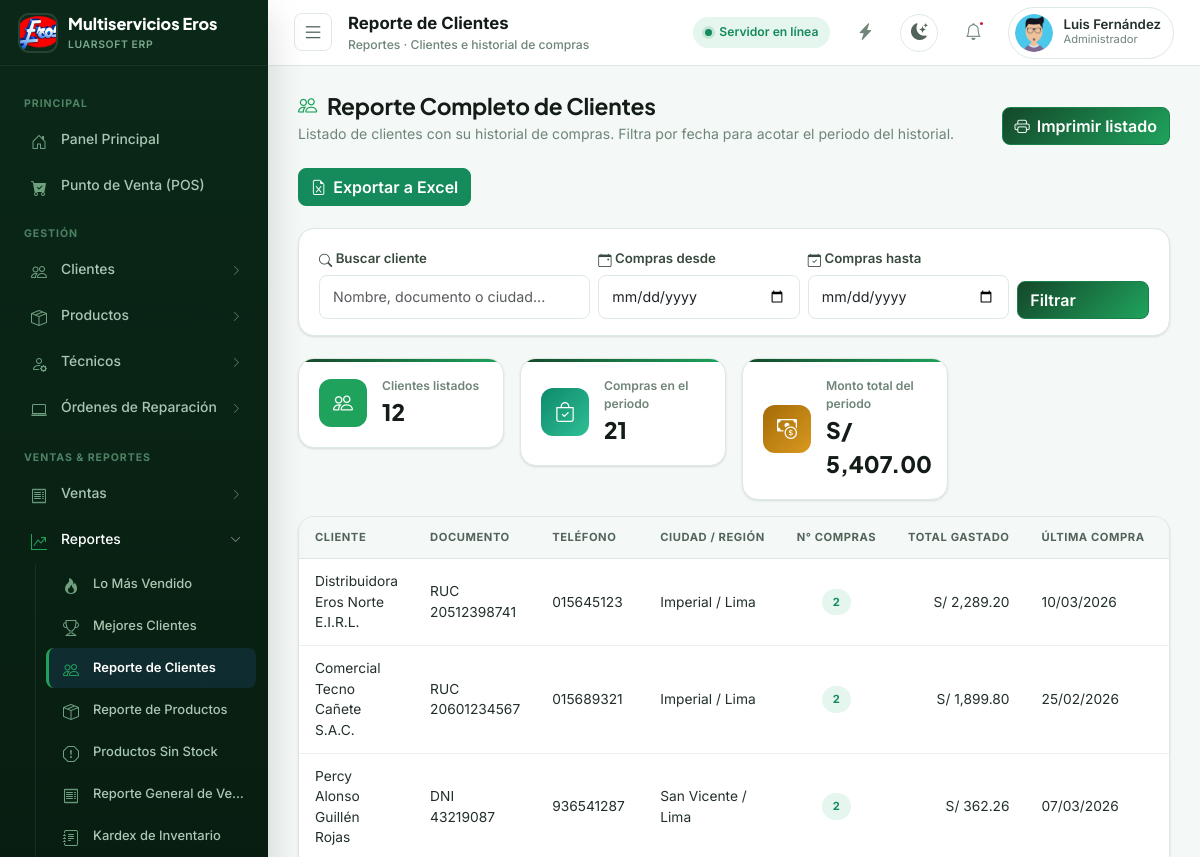
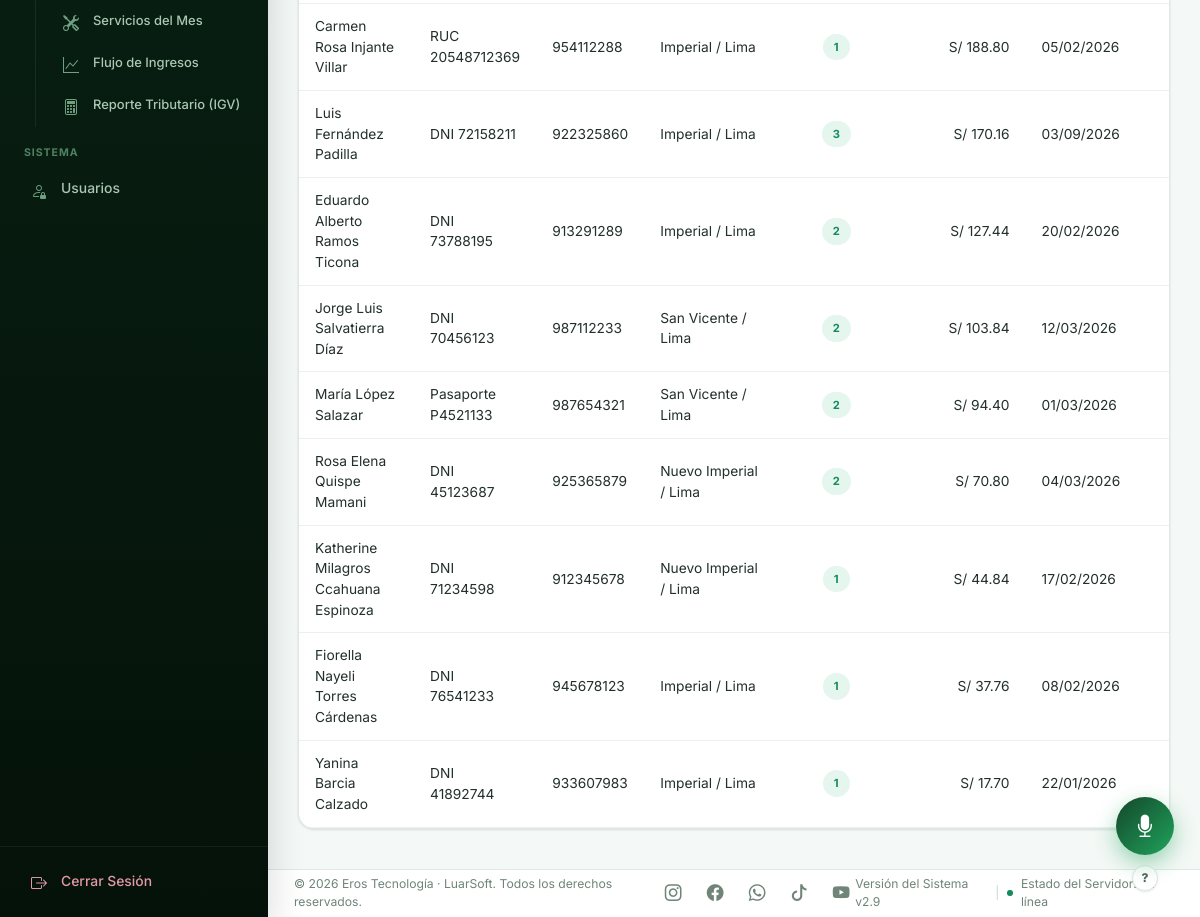
The app's page /modules/reportes/clientes.php (signed in) with its own data (2 pictures, top to bottom).
### tables this page shows
CREATE TABLE `usuarios` (
  `id_usuario` int(11) NOT NULL,
  `usuario` varchar(50) NOT NULL,
  `rol` varchar(20) NOT NULL DEFAULT 'Administrador',
  `permisos` text DEFAULT NULL,
  `foto` varchar(255) DEFAULT NULL,
  `contraseña` varchar(255) NOT NULL,
  `fecha_creacion` timestamp NOT NULL DEFAULT current_timestamp()
);

CREATE TABLE `clientes` (
  `id_cliente` int(11) NOT NULL,
  `nombre` varchar(100) NOT NULL,
  `telefono` varchar(20) DEFAULT NULL,
  `direccion` varchar(150) DEFAULT NULL,
  `email` varchar(100) DEFAULT NULL,
  `tipo_documento` varchar(20) DEFAULT NULL,
  `numero_documento` varchar(30) DEFAULT NULL,
  `ciudad` varchar(50) DEFAULT NULL,
  `region` varchar(50) DEFAULT NULL,
  `foto` varchar(255) DEFAULT NULL
);

### includes/funciones.php (called while the page is built, shortened)
<?php
function url(string $path = ''): string
{
    $base = rtrim(BASE_URL, '/');
    $path = ltrim($path, '/');
    $fullUrl = $base . '/' . $path;
    $slug = defined('TENANT_SLUG') ? TENANT_SLUG : ($_SESSION['tenant_slug'] ?? ($_SESSION['current_tenant_slug'] ?? 'eros'));
    return $fullUrl;
}
function h($valor): string
{
    return htmlspecialchars((string)($valor ?? ''), ENT_QUOTES, 'UTF-8');
}
function moneda($valor): string
{
    return 'S/ ' . number_format((float)$valor, 2);
}
function limpiar($valor): string
{
    return trim((string)($valor ?? ''));
}
function usuarioActual(): string
{
    return $_SESSION['usuario'] ?? 'Invitado';
}

### includes/permisos.php (called while the page is built, shortened)
<?php
function esAdministrador(): bool
{
    return ($_SESSION['rol'] ?? 'Administrador') === 'Administrador';
}
function tienePermiso(string $modulo): bool
{
    if (esAdministrador()) { return true; }
    $permisos = $_SESSION['permisos'] ?? [];
    return in_array($modulo, $permisos, true);
}

### modules/reportes/clientes.php (the view, shortened to what this page needs)
<?php
require_once __DIR__ . '/../../includes/funciones.php';
require_once __DIR__ . '/../../includes/auth.php';
$fecha_desde = limpiar($_GET['fecha_desde'] ?? '');
$fecha_hasta = limpiar($_GET['fecha_hasta'] ?? '');
$buscar = limpiar($_GET['buscar'] ?? '');
$onJoin = 'v.documento_cliente = c.numero_documento';
$whereBuscar = '';
$sql = "
    SELECT c.id_cliente, c.nombre, c.tipo_documento, c.numero_documento, c.telefono, c.ciudad, c.region,
           COUNT(v.id_venta) AS total_compras,
           COALESCE(SUM(v.total_venta), 0) AS total_gastado,
           MAX(v.fecha) AS ultima_compra
    FROM clientes c
    LEFT JOIN ventas v ON $onJoin
    $whereBuscar
    GROUP BY c.id_cliente
    ORDER BY total_gastado DESC, c.nombre ASC
";
$stmt = mysqli_prepare($conexion, $sql);
mysqli_stmt_execute($stmt);
$resultado = mysqli_stmt_get_result($stmt);
$filas = [];
$granTotalGastado = 0;
$granTotalCompras = 0;
while ($f = mysqli_fetch_assoc($resultado)) {
    $filas[] = $f;
    $granTotalGastado += (float)$f['total_gastado'];
    $granTotalCompras += (int)$f['total_compras'];
}
$page_title = 'Reporte de Clientes';
$page_subtitle = 'Reportes · Clientes e historial de compras';
include __DIR__ . '/../../includes/layout_top.php';
?>
<div class="page-heading d-flex justify-content-between align-items-center flex-wrap gap-2">
    <div>
        <h1><i class="bi bi-people"></i> Reporte Completo de Clientes</h1>
        <p>Listado de clientes con su historial de compras. Filtra por fecha para acotar el periodo del historial.</p>
    </div>
    <button onclick="window.print();" class="btn btn-primary no-print"><i class="bi bi-printer"></i> Imprimir listado</button>
    <a href="<?= url('modules/reportes/exportar.php?tipo=clientes&' . http_build_query(['buscar' => $buscar, 'fecha_desde' => $fecha_desde, 'fecha_hasta' => $fecha_hasta])) ?>" class="btn btn-success no-print"><i class="bi bi-file-earmark-excel"></i> Exportar a Excel</a>
</div>
<div class="search-toolbar no-print">
    <form method="GET" class="row g-2 align-items-end">
        <div class="col-md-4">
            <label><i class="bi bi-search"></i> Buscar cliente</label>
            <input type="text" name="buscar" class="form-control" placeholder="Nombre, documento o ciudad..." value="<?= h($buscar) ?>">
        </div>
        <div class="col-md-3">
            <label><i class="bi bi-calendar-event"></i> Compras desde</label>
            <input type="date" name="fecha_desde" class="form-control" value="<?= h($fecha_desde) ?>">
        </div>
        <div class="col-md-3">
            <label><i class="bi bi-calendar-check"></i> Compras hasta</label>
            <input type="date" name="fecha_hasta" class="form-control" value="<?= h($fecha_hasta) ?>">
        </div>
        <div class="col-md-2 d-flex gap-2">
            <button type="submit" class="btn btn-primary w-100">Filtrar</button>
        </div>
    </form>
</div>
<div class="row g-3 mb-3">
    <div class="col-6 col-md-3">
        <div class="kpi-card">
            <div class="kpi-icon bg-brand"><i class="bi bi-people"></i></div>
            <div><div class="kpi-label">Clientes listados</div><div class="kpi-value"><?= count($filas) ?></div></div>
        </div>
    </div>
    <div class="col-6 col-md-3">
        <div class="kpi-card">
            <div class="kpi-icon bg-success"><i class="bi bi-bag-check"></i></div>
            <div><div class="kpi-label">Compras en el periodo</div><div class="kpi-value"><?= $granTotalCompras ?></div></div>
        </div>
    </div>
    <div class="col-6 col-md-3">
        <div class="kpi-card">
            <div class="kpi-icon bg-warning"><i class="bi bi-cash-coin"></i></div>
            <div><div class="kpi-label">Monto total del periodo</div><div class="kpi-value"><?= moneda($granTotalGastado) ?></div></div>
        </div>
    </div>
</div>
<div class="table-erp-wrap">
    <div class="table-responsive">
        <table class="table table-hover align-middle mb-0">
            <thead>
                <tr>
                    <th>Cliente</th><th>Documento</th><th>Teléfono</th><th>Ciudad / Región</th>
                    <th class="text-center">N° Compras</th><th class="text-end">Total Gastado</th><th>Última Compra</th>
                    <th class="no-print text-center">Acciones</th>
                </tr>
            </thead>
            <tbody>
            <?php if (!empty($filas)): ?>
                <?php foreach ($filas as $f): ?>
                    <tr>
                        <td><?= h($f['nombre']) ?></td>
                        <td><?= h($f['tipo_documento']) ?> <?= h($f['numero_documento']) ?></td>
                        <td><?= h($f['telefono']) ?></td>
                        <td><?= h($f['ciudad']) ?> / <?= h($f['region']) ?></td>
                        <td class="text-center">
                            <span class="badge-status <?= $f['total_compras'] > 0 ? 'success' : 'neutral' ?>"><?= (int)$f['total_compras'] ?></span>
                        </td>
                        <td class="text-end"><?= moneda($f['total_gastado']) ?></td>
                        <td><?= $f['ultima_compra'] ? h(date('d/m/Y', strtotime($f['ultima_compra']))) : '—' ?></td>
                        <td class="no-print text-center">
                        </td>
                    </tr>
                <?php endforeach; ?>
            <?php else: ?>
                <tr><td colspan="8" class="text-center text-muted py-4">No se encontraron clientes con los filtros aplicados.</td></tr>
            <?php endif; ?>
            </tbody>
        </table>
    </div>
</div>
<?php include __DIR__ . '/../../includes/layout_bottom.php'; ?>

### includes/header.php (shortened to what this page needs)
<?php
$page_title = $page_title ?? 'LuarSoft';
$page_subtitle = $page_subtitle ?? '';
$nombre_usuario = usuarioActual();
$inicial_usuario = strtoupper(substr($nombre_usuario, 0, 1));
$rol_usuario = $_SESSION['rol'] ?? 'Administrador';
$foto_usuario = null;
if (!empty($_SESSION['id_usuario']) && isset($conexion)) {
    $stmtFotoTopbar = mysqli_prepare($conexion, "SELECT foto FROM usuarios WHERE id_usuario = ? LIMIT 1");
    mysqli_stmt_bind_param($stmtFotoTopbar, "i", $_SESSION['id_usuario']);
    mysqli_stmt_execute($stmtFotoTopbar);
    $foto_usuario = mysqli_stmt_get_result($stmtFotoTopbar)->fetch_assoc()['foto'] ?? null;
}
?>
<header class="topbar">
    <div class="topbar-left">
        <button class="topbar-toggle" id="toggleSidebar" type="button" title="Mostrar/ocultar menú"><i class="bi bi-list icon-lg"></i></button>
        <div>
            <div class="topbar-title"><?= h($page_title) ?></div>
            <?php if ($page_subtitle): ?>
                <div class="topbar-breadcrumb"><?= h($page_subtitle) ?></div>
            <?php endif; ?>
        </div>
    </div>
    <div class="topbar-right">
        <div class="status-pill">
            <span class="status-dot"></span> <span class="status-pill-text">Servidor en línea</span>
        </div>
        <?php if (tienePermiso('pos')): ?>
        <button class="icon-btn" title="Accesos rápidos: Punto de Venta" onclick="window.location.href='<?= url('modules/ventas/pos.php') ?>'"><i class="bi bi-lightning-charge-fill"></i></button>
        <?php endif; ?>
        <button class="theme-toggle-btn" id="themeToggleBtn" type="button" title="Cambiar a modo oscuro">
            <i class="bi bi-moon-stars-fill"></i>
        </button>
        <button class="icon-btn" title="Notificaciones">
            <i class="bi bi-bell"></i><span class="badge-dot"></span>
        </button>
        <div class="user-chip" title="Sesión de <?= h($nombre_usuario) ?>">
            <?php if (!empty($foto_usuario)): ?>
                <img class="user-avatar" src="<?= url('uploads/usuarios/' . $foto_usuario) ?>" alt="<?= h($nombre_usuario) ?>" style="object-fit:cover;">
            <?php else: ?>
                <div class="user-avatar"><?= h($inicial_usuario) ?></div>
            <?php endif; ?>
            <div>
                <div class="user-name"><?= h($nombre_usuario) ?></div>
                <div class="user-role"><?= h($rol_usuario) ?></div>
            </div>
        </div>
    </div>
</header>

### records on screen
usuarios: foto (picture)
clientes: nombre "Distribuidora Eros Norte E.I.R.L.", tipo_documento "RUC", numero_documento "20512398741", telefono "015645123", ciudad "Imperial", region "Lima", total_compras "2", total_gastado "S/ 2,289.20", ultima_compra "10/03/2026"
clientes: nombre "Comercial Tecno Cañete S.A.C.", tipo_documento "RUC", numero_documento "20601234567", telefono "015689321", ciudad "Imperial", region "Lima", total_compras "2", total_gastado "S/ 1,899.80", ultima_compra "25/02/2026"
clientes: nombre "Percy Alonso Guillén Rojas", tipo_documento "DNI", numero_documento "43219087", telefono "936541287", ciudad "San Vicente", region "Lima", total_compras "2", total_gastado "S/ 362.26", ultima_compra "07/03/2026"
clientes: nombre "Carmen Rosa Injante Villar", tipo_documento "RUC", numero_documento "20548712369", telefono "954112288", ciudad "Imperial", region "Lima", total_compras "1", total_gastado "S/ 188.80", ultima_compra "05/02/2026"
clientes: nombre "Luis Fernández Padilla", tipo_documento "DNI", numero_documento "72158211", telefono "922325860", ciudad "Imperial", region "Lima", total_compras "3", total_gastado "S/ 170.16", ultima_compra "03/09/2026"
clientes: nombre "Eduardo Alberto Ramos Ticona", tipo_documento "DNI", numero_documento "73788195", telefono "913291289", ciudad "Imperial", region "Lima", total_compras "2", total_gastado "S/ 127.44", ultima_compra "20/02/2026"
clientes: nombre "Jorge Luis Salvatierra Díaz", tipo_documento "DNI", numero_documento "70456123", telefono "987112233", ciudad "San Vicente", region "Lima", total_compras "2", total_gastado "S/ 103.84", ultima_compra "12/03/2026"
clientes: nombre "María López Salazar", tipo_documento "Pasaporte", numero_documento "P4521133", telefono "987654321", ciudad "San Vicente", region "Lima", total_compras "2", total_gastado "S/ 94.40", ultima_compra "01/03/2026"
clientes: nombre "Rosa Elena Quispe Mamani", tipo_documento "DNI", numero_documento "45123687", telefono "925365879", ciudad "Nuevo Imperial", region "Lima", total_compras "2", total_gastado "S/ 70.80", ultima_compra "04/03/2026"
clientes: nombre "Katherine Milagros Ccahuana Espinoza", tipo_documento "DNI", numero_documento "71234598", telefono "912345678", ciudad "Nuevo Imperial", region "Lima", total_compras "1", total_gastado "S/ 44.84", ultima_compra "17/02/2026"
clientes: nombre "Fiorella Nayeli Torres Cárdenas", tipo_documento "DNI", numero_documento "76541233", telefono "945678123", ciudad "Imperial", region "Lima", total_compras "1", total_gastado "S/ 37.76", ultima_compra "08/02/2026"
clientes: nombre "Yanina Barcia Calzado", tipo_documento "DNI", numero_documento "41892744", telefono "933607983", ciudad "Imperial", region "Lima", total_compras "1", total_gastado "S/ 17.70", ultima_compra "22/01/2026"

### other values on screen
defined('TENANT_NOMBRE') ? TENANT_NOMBRE : 'Multiservicios Eros' "Multiservicios Eros"
$bloque['titulo'] "PRINCIPAL"
$item['label'] "Panel Principal"
$item['label'] "Punto de Venta (POS)"
$bloque['titulo'] "GESTIÓN"
$item['label'] "Clientes"
$item['label'] "Productos"
$item['label'] "Técnicos"
$item['label'] "Órdenes de Reparación"
$bloque['titulo'] "VENTAS & REPORTES"
$item['label'] "Ventas"
$item['label'] "Reportes"
$h['label'] "Lo Más Vendido"
$h['label'] "Mejores Clientes"
$h['label'] "Reporte de Clientes"
